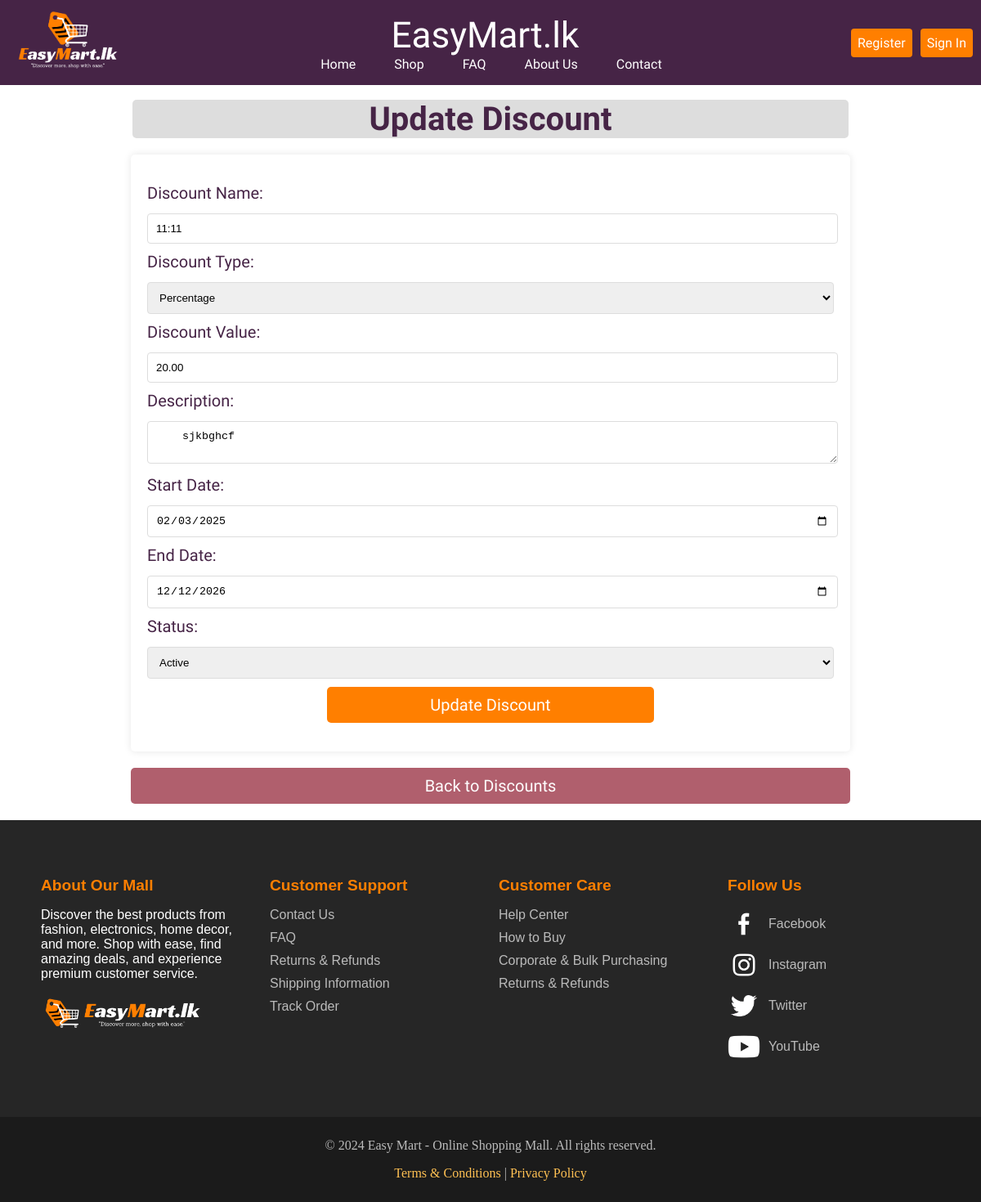
/seller_dashboard/discount/discountUpdate.php?id=13, run on the app's committed database.
### tables this page shows
CREATE TABLE `discount` (
  `discount_id` int(11) NOT NULL,
  `sellerid` int(11) DEFAULT NULL,
  `discountName` varchar(255) NOT NULL,
  `discountType` enum('percentage','fixed') NOT NULL,
  `discountValue` decimal(10,2) NOT NULL,
  `description` varchar(500) NOT NULL,
  `startDay` date NOT NULL DEFAULT current_timestamp(),
  `endDay` date NOT NULL DEFAULT current_timestamp(),
  `status` enum('active','disable') NOT NULL
);

### seller_dashboard/discount/discountUpdate.php (the view, shortened to what this page needs)
<?php
include '../../connect.php';
if (isset($_GET['id'])) {
    $discountId = $_GET['id'];
    $result = $conn->query("SELECT * FROM discount WHERE discount_id='$discountId'");
    $discount = $result->fetch_assoc();
} else {
    header("Location: discountRead.php");
}
?>
<!DOCTYPE html>
<html lang="en">
<head>
    <link rel="stylesheet" href="assert/discountstyle.css">
</head>
<body>
    <?php include '../../header.php' ?>
    <br>
    <h1 class="pagetitle70">Update Discount</h1>
    <form class="emform" method="POST" action="">
        <label class="formlable">Discount Name:</label><br>
        <input class="forminput" type="text" name="discountName" value="<?php echo $discount['discountName']; ?>" required><br>
        <label class="formlable">Discount Type:</label><br>
        <select class="formselec" name="discountType">
            <option value="percentage" <?php echo $discount['discountType'] == 'percentage' ? 'selected' : ''; ?>>Percentage</option>
        </select><br>
        <label class="formlable">Discount Value:</label><br>
        <input class="forminput" type="number" name="discountValue" value="<?php echo $discount['discountValue']; ?>" required step="0.01"><br>
        <label class="formlable">Description:</label><br>
        <textarea class="forminput" name="Description"> <?php echo $discount['description']; ?></textarea><br>
        <label class="formlable">Start Date:</label><br>
        <input class="forminput" type="date" name="startDate" value="<?php echo $discount['startDay']; ?>" required><br>
        <label class="formlable">End Date:</label><br>
        <input class="forminput" type="date" name="endDate" value="<?php echo $discount['endDay']; ?>" required><br>
        <label class="formlable">Status:</label><br>
        <select class="formselec" name="status">
            <option value="active" <?php echo $discount['status'] == 'active' ? 'selected' : ''; ?>>Active</option>
        </select><br>
        <input class="submitbtn" type="submit" name="update" value="Update Discount">
    </form>
    <a class="viewbtn" href="discountRead.php">Back to Discounts</a>
    <?php include '../../footer.php' ?>
</body>
</html>

### seller_dashboard/discount/assert/discountstyle.css (style rules this page uses)
body { margin: 0; }
.pagetitle70 { text-align: center; color:#462446 ; font-family: 'racing sans one'; font-size: 40px; background-color: #ddd; border-radius: 5px; width: 73%; margin: 0 auto 20px; }
.emform { max-width: 70%; margin: 0 auto; background-color: #fff; padding: 20px; border-radius: 5px; box-shadow: 0 0 10px rgba(0, 0, 0, 0.1); }
.formlable { display: block; color: #462446; font-family:'Doppio One'; font-size: 20px; margin-top: 15px; }
.forminput { width: 98%; padding: 10px; margin-bottom: 15px; border: 1px solid #ddd; border-radius: 4px; margin: -5px auto; }
.formselec { width: 100%; padding: 10px; margin-bottom: 15px; border: 1px solid #ddd; border-radius: 4px; margin: -5px auto; }
.submitbtn { background-color: #ff7f00; color: white; padding: 10px 15px; border: none; border-radius: 5px; cursor: pointer; width: 100%; font-family:'Doppio One'; font-size: 20px; max-width: 400px; margin: 15px auto; display: block; }
.viewbtn { display: block; text-align: center; margin: 20px auto; background-color: #b05f6d; color: white; padding: 10px 20px; border-radius: 5px; text-decoration: none; max-width: 70%; font-family:'Doppio One'; font-size: 20px; }

### css/header.css (style rules this page uses)
body { margin: 0; }

### data on the page
discount: discountName "11:11", discountType "Percentage", discountValue "20.00", Description "sjkbghcf", startDate "02/03/2025", endDate "12/12/2026", status "Active"
